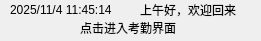
   <widget class="CardWidget" name="CardWidget">
    <property name="geometry">
     <rect>
      <x>0</x>
      <y>210</y>
      <width>261</width>
      <height>41</height>
     </rect>
    </property>
    <widget class="BodyLabel" name="BodyLabel">
     <property name="geometry">
      <rect>
       <x>140</x>
       <y>0</y>
       <width>141</width>
       <height>20</height>
      </rect>
     </property>
     <property name="font">
      <font>
       <family>Segoe UI</family>
       <pointsize>9</pointsize>
       <bold>false</bold>
      </font>
     </property>
     <property name="text">
      <string>上午好，欢迎回来</string>
     </property>
    </widget>
    <widget class="BodyLabel" name="BodyLabel_2">
     <property name="geometry">
      <rect>
       <x>10</x>
       <y>0</y>
       <width>131</width>
       <height>19</height>
      </rect>
     </property>
     <property name="font">
      <font>
       <family>Segoe UI</family>
       <pointsize>9</pointsize>
       <bold>false</bold>
      </font>
     </property>
     <property name="text">
      <string>2025/11/4 11:45:14</string>
     </property>
    </widget>
    <widget class="BodyLabel" name="BodyLabel_5">
     <property name="geometry">
      <rect>
       <x>80</x>
       <y>20</y>
       <width>141</width>
       <height>16</height>
      </rect>
     </property>
     <property name="font">
      <font>
       <family>Segoe UI</family>
       <pointsize>9</pointsize>
       <bold>false</bold>
      </font>
     </property>
     <property name="text">
      <string>点击进入考勤界面</string>
     </property>
    </widget>
   </widget>
